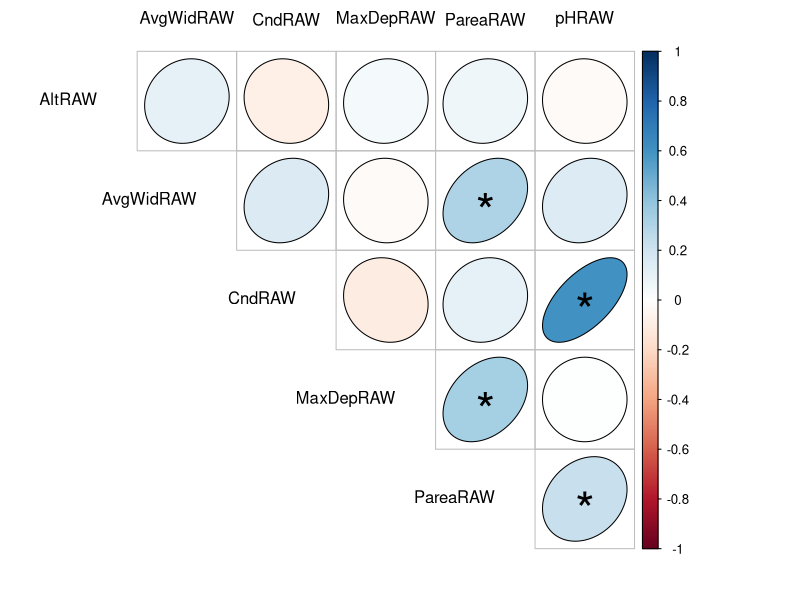
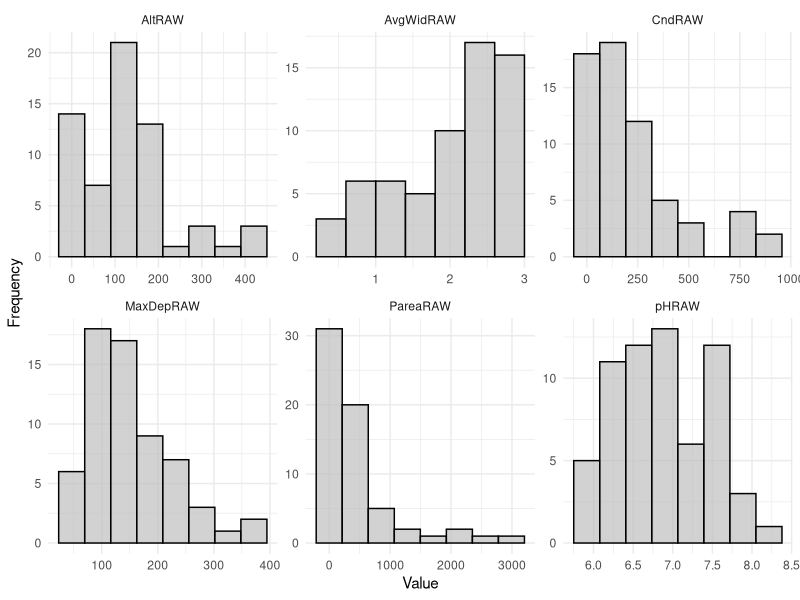

Reproduce these figures in R, in order.
#######################################################
# P1 Kendall's tau correlation testing
#######################################################

# Import libraries
library(ggplot2)
library(tidyr)
library(dplyr)
library(corrplot)

# Load data ----------------------------------------------------------------------
#' Load environmental variables from file P1_PONDenvvar.csv (variables as columns)

# Check and change the working directory if necessary
getwd()
#setwd("C:/Users/yourUserName/.../methods-of-gradient-analysis")

# Load data (environmental variables in several ponds)
envvar <- read.csv("P1_PONDenvvar.csv", sep = ",") %>% 
	as.data.frame() # make sure it is read as data frame

#' Column descripton for raw data:
#' PareaRAW = Pond area
#' AvgWidRAW = Average width of the pond
#' MaxDepRAW = Maximum depth of the pond
#' AltRAW = Altitude, where is the pond located
#' CndRAW = Conductivity (vannets ledningsevne)
#' pHRAW = pH

# Attach variables to names
attach(envvar)
ev <- names(envvar)
ev

# Number of variables
n <- ncol(envvar)
n

# Get correlation coefficients and p-values ----------------------------------
# Make empty datasets to be filled with data in an iterative loop below
# For p-values
pvalues <- matrix(data = NA, nrow = n, ncol = n)
pvalues <- as.data.frame(pvalues)
colnames(pvalues) <- ev
rownames(pvalues) <- ev

# For tau-values
tauvalues <- matrix(data = NA, nrow = n, ncol = n)
tauvalues <- as.data.frame(tauvalues)
colnames(tauvalues) <- ev
rownames(tauvalues) <- ev

# Loop over all variables
for(i in 1:n) {
  
  # Loop over all variables (for each variable)
  for(j in 1:n) {
      
      # Make an object of correlation coefficients and p-values
      corr <- cor.test(envvar[, i], envvar[, j], method = "kendall")
      
      # Insert p-value in data frame
      pvalues[i, j] <- corr$p.value 
      
      # Insert tau value in data frame
      tauvalues[i, j] <- corr$estimate
      
  }
}

# look at the resulting p estimates
pvalues

# look at the tau estimates
tauvalues

# From here: Alternative ways to display results --------------------------------

# Simplified display of results (with symbols indicative of 'significance')
symnum(cor(envvar, method = "kendall"), abbr = FALSE)

# Plot correlation matrix with corrplot
# corrplot requires that the data are stored in a matrix format
corr_matrix <- as.matrix(tauvalues)
p_matrix <- as.matrix(pvalues)

# Correlations are represented for each pair of variables by color and shape. More elongated ellipses equal higher correlations
# p-values are represented with symbols: '*' = 0 - 0.05, 'no symbol' = 0.1 - 1
corrplot(corr = corr_matrix, 
         method = "ellipse", 
         type = "upper", 
         diag = FALSE, 
         outline = TRUE, 
         order = "alphabet", 
         tl.col = "black", 
         tl.srt = 0, 
         tl.offset = 2, 
         p.mat = p_matrix, 
         sig.level = 0.05, 
         insig = "label_sig")

# If you want to, run "?corrplot" for additional layout options

# Making a vector of environmental variable names
evnames <- names(ev)

# Histograms for environmental variables displayed as a panel

# Reshape environmental data from 'short' to 'long' format to facilitate plotting 
long_ev <- envvar %>%
  pivot_longer(cols = everything(), names_to = "variable", values_to = "value")

ev # 'Short' format
as.data.frame(long_ev) # 'Long' format

# Plot histograms side by side
ggplot(long_ev, aes(x = value)) +
  geom_histogram(bins = 8, color = "black", fill = "grey", alpha = 0.7) + # Select number of histogram bins
  facet_wrap(~ variable, scales = "free") +  # Facet to display histograms side by side
  labs(x = "Value",
       y = "Frequency") +
  theme_minimal() +
  theme(legend.position = "none")  # Remove legend
